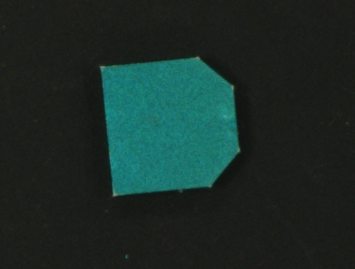
#> input picture python/org_muban/muban_2.bmp, 355 x 269 px, found by its file name
$ python new_shape_context.py
#> lines starting #> are read from the running program, lines starting #| are printed output that depends on the picture; after the words box and inside, x2 and y2 are one past the last pixel; in counts of white or black regions, pixels touching at a corner belong together
import cv2
import numpy as np
import matplotlib.pyplot as plt
from scipy.spatial import procrustes
from scipy.optimize import linear_sum_assignment


def shape_context_matching(img1, img2, n_points=200):
    def sample_contour_points(img, n):
        contours, _ = cv2.findContours(img, cv2.RETR_EXTERNAL, cv2.CHAIN_APPROX_NONE)
        cnt = max(contours, key=cv2.contourArea)
        idx = np.round(np.linspace(0, len(cnt) - 1, n)).astype(int)
        return cnt[idx, 0, :]

    def compute_histogram(points, bins_r=1, bins_theta=1):
        n = len(points)
        histograms = []
        for i in range(n):
            r = points - points[i]
            theta = np.arctan2(r[:, 1], r[:, 0]) % (2 * np.pi)
            d = np.linalg.norm(r, axis=1)
            d[d == 0] = 1e-5
            r_bin = np.floor(np.log(d / d.min()) / np.log(d.max() / d.min() + 1e-5) * bins_r).astype(int)
            t_bin = np.floor(theta / (2 * np.pi) * bins_theta).astype(int)
            r_bin = np.clip(r_bin, 0, bins_r - 1)
            t_bin = np.clip(t_bin, 0, bins_theta - 1)
            hist = np.zeros((bins_r, bins_theta))
            for rb, tb in zip(r_bin, t_bin):
                hist[rb, tb] += 1
            histograms.append(hist.flatten())
        return np.array(histograms)

    def chi2_cost(h1, h2):
        cost = np.zeros((h1.shape[0], h2.shape[0]))
        for i in range(h1.shape[0]):
            for j in range(h2.shape[0]):
                num = (h1[i] - h2[j])**2
                denom = h1[i] + h2[j] + 1e-5
                cost[i, j] = 0.5 * np.sum(num / denom)
        return cost

    pts1 = sample_contour_points(img1, n_points)
    pts2 = sample_contour_points(img2, n_points)
    h1 = compute_histogram(pts1)
    h2 = compute_histogram(pts2)
    cost = chi2_cost(h1, h2)
    row_ind, col_ind = linear_sum_assignment(cost)

    matched_pts1 = pts1[row_ind]
    matched_pts2 = pts2[col_ind]

    # 对齐
    mtx1, mtx2, disparity = procrustes(matched_pts1, matched_pts2)

    # 可视化原始匹配点
    plt.figure(figsize=(12, 5))
    plt.subplot(1, 2, 1)
    plt.title("Original Matched Points")
    plt.scatter(pts1[:, 0], pts1[:, 1], c='blue', label='Template')
    plt.scatter(pts2[:, 0], pts2[:, 1], c='red', label='Target')
    for p1, p2 in zip(matched_pts1, matched_pts2):
        plt.plot([p1[0], p2[0]], [p1[1], p2[1]], 'gray', linewidth=0.5)
    plt.gca().invert_yaxis()
    plt.legend()

    # 可视化 Procrustes 对齐结果
    plt.subplot(1, 2, 2)
    plt.title("After Procrustes Alignment")
    plt.scatter(mtx1[:, 0], mtx1[:, 1], c='blue', label='Transformed Template')
    plt.scatter(mtx2[:, 0], mtx2[:, 1], c='red', label='Target')
    for p1, p2 in zip(mtx1, mtx2):
        plt.plot([p1[0], p2[0]], [p1[1], p2[1]], 'gray', linewidth=0.5)
    plt.gca().invert_yaxis()
    plt.legend()
    plt.tight_layout()
    plt.show()

    return matched_pts1, matched_pts2, mtx1, mtx2

if __name__ == '__main__':
    img1 = cv2.imread('org_muban\muban_2.bmp', 0)
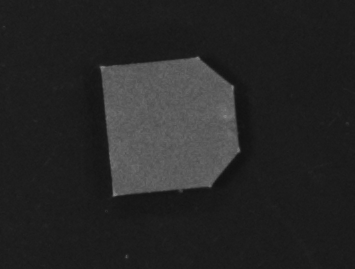
#> img1: shape (269, 355); min 16, max 136, mean 38.4
    M = cv2.getRotationMatrix2D((img1.shape[1]//2, img1.shape[0]//2), 80, 1)
    img2 = cv2.warpAffine(img1, M, (img1.shape[1], img1.shape[0]))
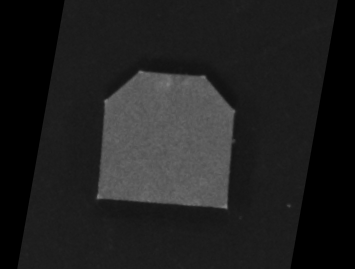
#> img2: shape (269, 355); min 0, max 127, mean 31.9
    # img2 = cv2.imread('target.png', 0)
    _, bin1 = cv2.threshold(img1, 127, 255, cv2.THRESH_BINARY+cv2.THRESH_OTSU)
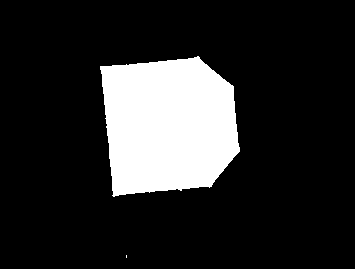
#> bin1: shape (269, 355); 16.6% white; 2 white regions (1 under 20 px), largest, box (x1, y1, x2, y2) and area: (100, 56, 240, 197) 15806
    _, bin2 = cv2.threshold(img2, 127, 255, cv2.THRESH_BINARY+cv2.THRESH_OTSU)
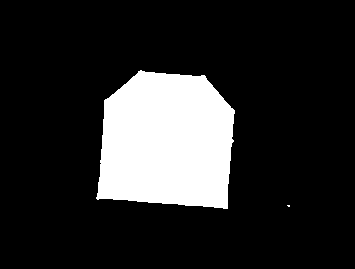
#> bin2: shape (269, 355); 16.6% white; 2 white regions (1 under 20 px)

    # 方法一：Shape Context 匹配点对并可视化
    pts1, pts2, mtx1, mtx2 = shape_context_matching(bin1, bin2)
#> in sample_contour_points, `contours, _ = cv2.findContours(img, cv2.RETR_EXTERNAL, cv2.CHAIN_APPRO..`: contours = 2 contours, 1 with area under 20; largest, box (x1, y1, x2, y2) and area: (100, 56, 240, 197) 15574
#> in sample_contour_points, `cnt = max(contours, key=cv2.contourArea)`: cnt = contour of 463 points, box (x1, y1, x2, y2) (100, 56, 240, 197), area 15574
#> in sample_contour_points, `idx = np.round(np.linspace(0, len(cnt) - 1, n)).astype(int)`: idx = 200 values from 0 to 462
#> in shape_context_matching, `pts1 = sample_contour_points(img1, n_points)`: pts1 = 200 pairs, first value 100 to 239, second value 56 to 196
#> in sample_contour_points (call 2), `contours, _ = cv2.findContours(img, cv2.RETR_EXTERNAL, cv2.CHAIN_APPRO..`: contours = 2 contours, 1 with area under 20; largest, box (x1, y1, x2, y2) and area: (96, 70, 235, 209) 15638
#> in shape_context_matching, `pts2 = sample_contour_points(img2, n_points)`: pts2 = 200 pairs, first value 96 to 234, second value 70 to 208
#> in compute_histogram, `n = len(points)`: n = 200
#> after the loop in compute_histogram, `for i in range(n):`: histograms = 200 items, first 6: [200], [200], [200], [200], [200], [200]
#> in shape_context_matching, `h1 = compute_histogram(pts1)`: h1 = 200 values from 200 to 200
#> after the loop in chi2_cost, `for i in range(h1.shape[0]):`: cost: shape (200, 200) float64; every value is 0
#> in shape_context_matching, `row_ind, col_ind = linear_sum_assignment(cost)`: row_ind = 200 values from 0 to 199
#> in shape_context_matching, `matched_pts1 = pts1[row_ind]`: matched_pts1 has the same summary as pts1
#> in shape_context_matching, `matched_pts2 = pts2[col_ind]`: matched_pts2 has the same summary as pts2
#> in shape_context_matching, `mtx1, mtx2, disparity = procrustes(matched_pts1, matched_pts2)`: mtx1 = 200 pairs, first value -0.0625 to 0.0753, second value -0.0687 to 0.07; mtx2 = 200 pairs, first value -0.0822 to 0.0772, second value -0.0752 to 0.0835; disparity = 0.028
#> the loop in shape_context_matching, `for p1, p2 in zip(matched_pts1, matched_pts2):` made 200 passes
#> (p1, p2) on passes 1 to 3: ([197, 56], [140, 70]), ([195, 57], [138, 71]), ([192, 58], [136, 74])
#> the loop in shape_context_matching, `for p1, p2 in zip(mtx1, mtx2):` made 200 passes
#> (p1, p2) on passes 1 to 3: ([0.0336, -0.0687], [0.0415, -0.0665]), ([0.0317, -0.0677], [0.0395, -0.0674]), ([0.0287, -0.0667], [0.036, -0.0671])
#> in shape_context_matching, `plt.show()`:
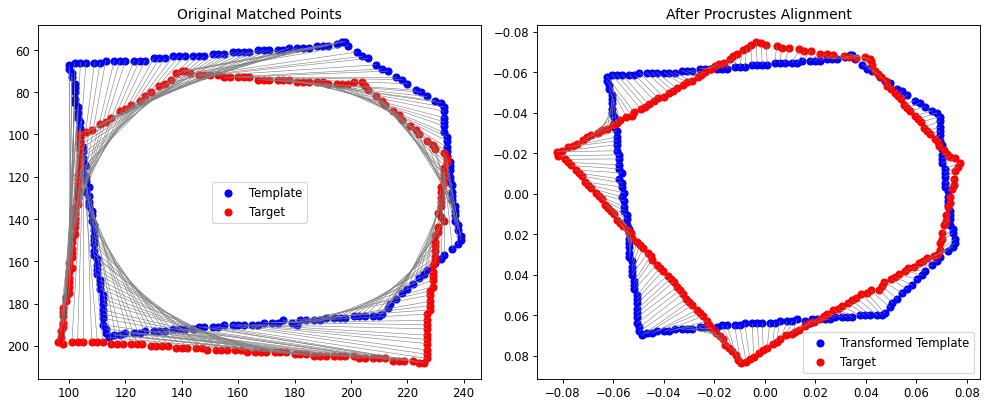
#> figure drawn by matplotlib, 2 panels
    vis = np.hstack([cv2.cvtColor(bin1, cv2.COLOR_GRAY2BGR), cv2.cvtColor(bin2, cv2.COLOR_GRAY2BGR)])
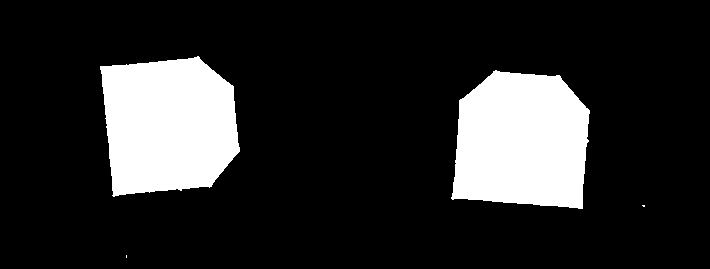
#> vis: shape (269, 710, 3); 16.6% white; 4 white regions (2 under 20 px), largest, box (x1, y1, x2, y2) and area: (451, 70, 590, 209) 15871, (100, 56, 240, 197) 15806
    offset = bin1.shape[1]
#> offset = 355
    for p1, p2 in zip(pts1, pts2):
        cv2.line(vis, tuple(p1), (p2[0] + offset, p2[1]), (0, 255, 0), 1)
#> this loop made 200 passes
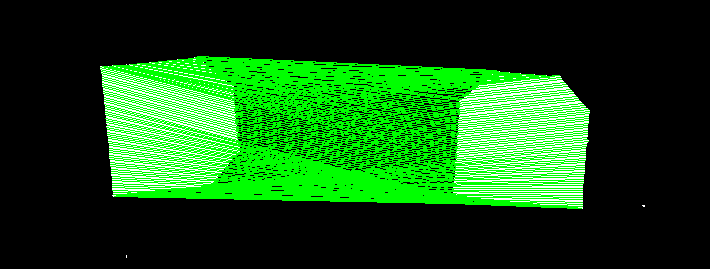
#> vis: shape (269, 710, 3); mean of channels 0, 1, 2 20.4, 79.4, 20.4; drawn as B, G, R
    cv2.imshow("Shape Context Matching", vis)
    cv2.waitKey(0)

$ run again, with python/org_muban/muban_1.bmp copied over python/org_muban/muban_2.bmp
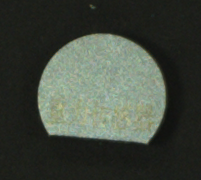
#> input picture python/org_muban/muban_1.bmp, 201 x 180 px, found by its file name
#> `_, bin1 = cv2.threshold(img1, 127, 255, cv2.THRESH_BINARY+cv2.THRESH_O..`:
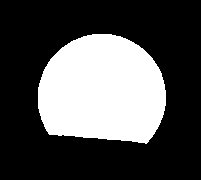
#> bin1: shape (180, 201); 31.3% white; 1 white region, box (x1, y1, x2, y2) and area: (38, 34, 166, 144) 11321
#> bin2: shape (180, 201); 31.4% white; 1 white region
#> contours = 1 contour; box (x1, y1, x2, y2) and area: (38, 34, 166, 144) 11140
#> cnt = contour of 359 points, box (x1, y1, x2, y2) (38, 34, 166, 144), area 11140
#> idx = 200 values from 0 to 358
#> in shape_context_matching, `pts1 = sample_contour_points(img1, n_points)`: pts1 = 200 pairs, first value 38 to 165, second value 34 to 143
#> contours = 1 contour; box (x1, y1, x2, y2) and area: (44, 26, 161, 155) 11166
#> in shape_context_matching, `pts2 = sample_contour_points(img2, n_points)`: pts2 = 200 pairs, first value 44 to 160, second value 26 to 154
#> n = 200
#> after the loop in compute_histogram, `for i in range(n):`: histograms = 200 items, first 6: [200], [200], [200], [200], [200], [200]
#> h1 = 200 values from 200 to 200
#> row_ind = 200 values from 0 to 199
#> matched_pts1 has the same summary as pts1
#> matched_pts2 has the same summary as pts2
#> in shape_context_matching, `mtx1, mtx2, disparity = procrustes(matched_pts1, matched_pts2)`: mtx1 = 200 pairs, first value -0.0749 to 0.0749, second value -0.0694 to 0.0592; mtx2 = 200 pairs, first value -0.0681 to 0.0623, second value -0.0742 to 0.0744; disparity = 0.0328
#> the loop in shape_context_matching, `for p1, p2 in zip(matched_pts1, matched_pts2):` made 200 passes
#> (p1, p2) on passes 1 to 3: ([92, 34], [102, 26]), ([90, 35], [100, 27]), ([88, 35], [98, 27])
#> the loop in shape_context_matching, `for p1, p2 in zip(mtx1, mtx2):` made 200 passes
#> (p1, p2) on passes 1 to 3: ([-0.0112, -0.0694], [-0.00806, -0.073]), ([-0.0136, -0.0682], [-0.0102, -0.0716]), ([-0.016, -0.0682], [-0.0126, -0.0713])
#> the loop `for p1, p2 in zip(pts1, pts2):` made 200 passes
#> after the loop `for p1, p2 in zip(pts1, pts2):`:
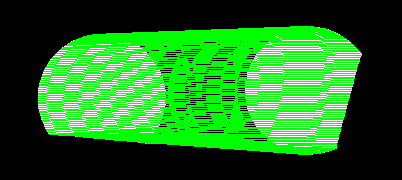
#> vis: shape (180, 402, 3); mean of channels 0, 1, 2 31.3, 117.3, 31.3; drawn as B, G, R

$ run again, with python/org_muban/muban_3.bmp copied over python/org_muban/muban_2.bmp
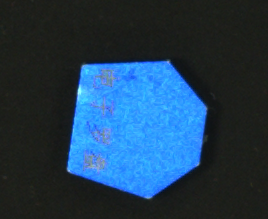
#> input picture python/org_muban/muban_3.bmp, 268 x 219 px, found by its file name
#> `_, bin1 = cv2.threshold(img1, 127, 255, cv2.THRESH_BINARY+cv2.THRESH_O..`:
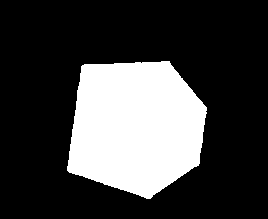
#> bin1: shape (219, 268); 25.4% white; 1 white region, box (x1, y1, x2, y2) and area: (67, 61, 207, 199) 14937
#> bin2: shape (219, 268); 25.5% white; 1 white region
#> contours = 1 contour; box (x1, y1, x2, y2) and area: (67, 61, 207, 199) 14722
#> cnt = contour of 429 points, box (x1, y1, x2, y2) (67, 61, 207, 199), area 14722
#> idx = 200 values from 0 to 428
#> in shape_context_matching, `pts1 = sample_contour_points(img1, n_points)`: pts1 = 200 pairs, first value 67 to 206, second value 61 to 198
#> contours = 1 contour; box (x1, y1, x2, y2) and area: (81, 38, 225, 187) 14736
#> in shape_context_matching, `pts2 = sample_contour_points(img2, n_points)`: pts2 = 200 pairs, first value 81 to 224, second value 38 to 186
#> n = 200
#> after the loop in compute_histogram, `for i in range(n):`: histograms = 200 items, first 6: [200], [200], [200], [200], [200], [200]
#> h1 = 200 values from 200 to 200
#> row_ind = 200 values from 0 to 199
#> matched_pts1 has the same summary as pts1
#> matched_pts2 has the same summary as pts2
#> in shape_context_matching, `mtx1, mtx2, disparity = procrustes(matched_pts1, matched_pts2)`: mtx1 = 200 pairs, first value -0.067 to 0.0757, second value -0.066 to 0.0747; mtx2 = 200 pairs, first value -0.0803 to 0.0739, second value -0.0703 to 0.081; disparity = 0.0152
#> the loop in shape_context_matching, `for p1, p2 in zip(matched_pts1, matched_pts2):` made 200 passes
#> (p1, p2) on passes 1 to 3: ([161, 61], [144, 38]), ([159, 62], [142, 39]), ([157, 62], [140, 40])
#> the loop in shape_context_matching, `for p1, p2 in zip(mtx1, mtx2):` made 200 passes
#> (p1, p2) on passes 1 to 3: ([0.0295, -0.066], [0.0354, -0.0667]), ([0.0274, -0.0649], [0.0332, -0.0669]), ([0.0254, -0.0649], [0.0309, -0.0671])
#> the loop `for p1, p2 in zip(pts1, pts2):` made 200 passes
#> after the loop `for p1, p2 in zip(pts1, pts2):`:
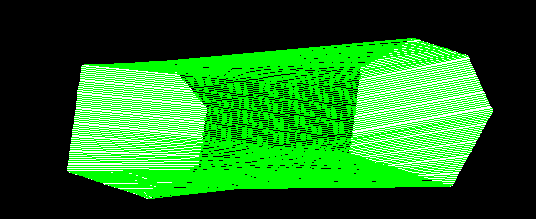
#> vis: shape (219, 536, 3); mean of channels 0, 1, 2 29.6, 111.3, 29.6; drawn as B, G, R
